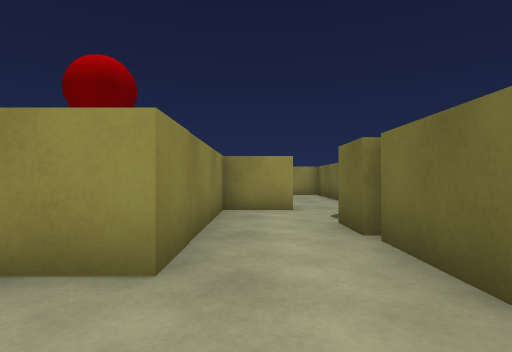
[1] (above)

24 first-person views from a walk through a 3-D level made in the Unity game engine. The camera is 0.64 m above the floor, looks level and sees 80° across. The floor is counted in squares, 1 m on a side. Each view is taken from the middle of a square. On the plan, view 1 faces up. The plan holds only what a view shows up to about 9 squares ahead; the rest is blank.

[2]
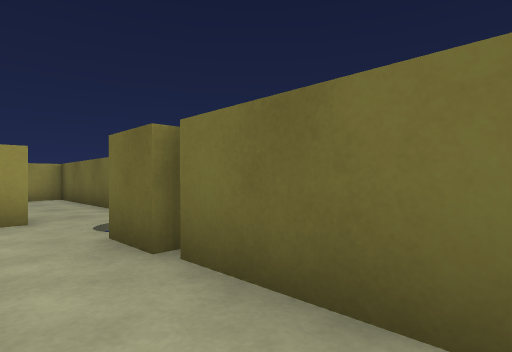

[3]
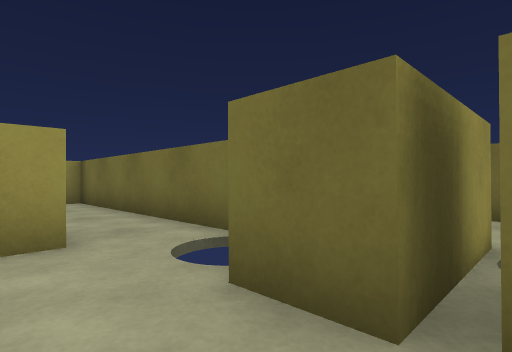

[4]
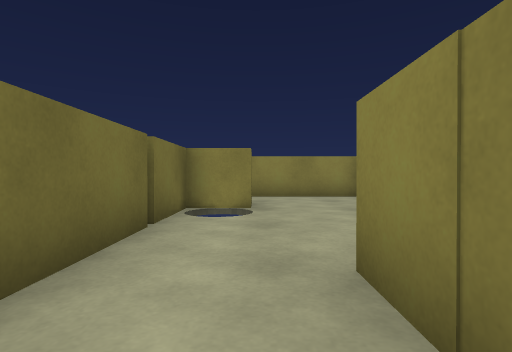

[5]
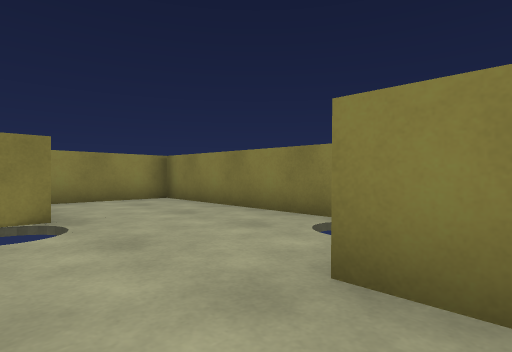

[6]
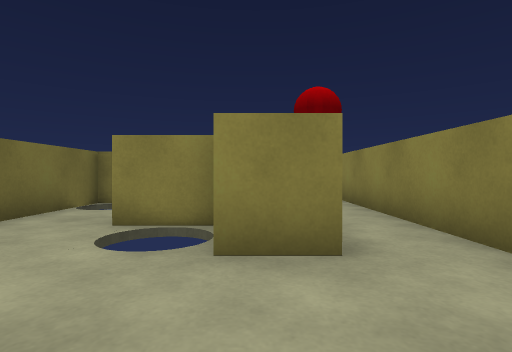

[7]
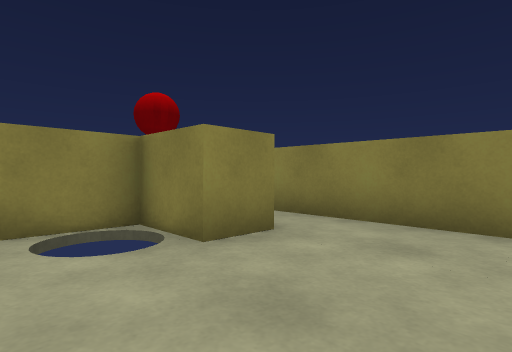

[8]
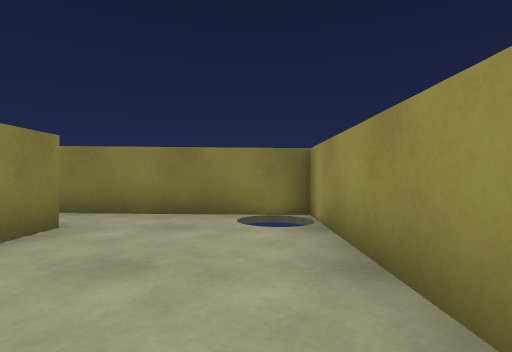

[9]
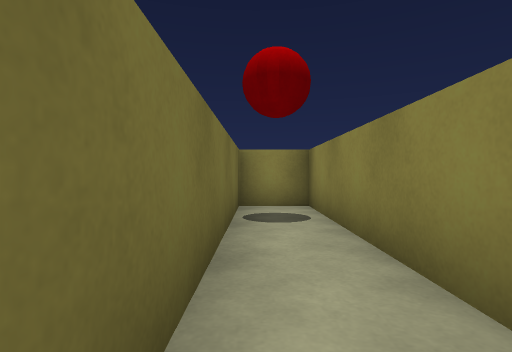

[10]
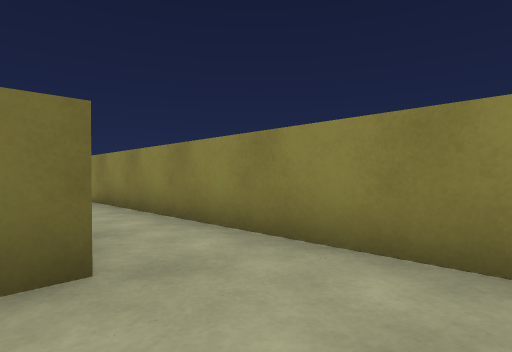

[11]
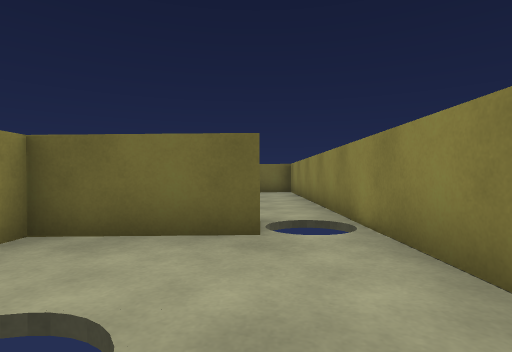

[12]
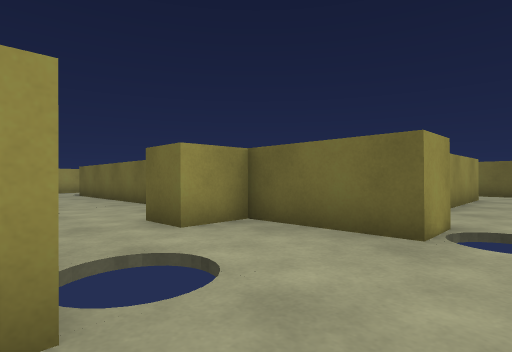

[13]
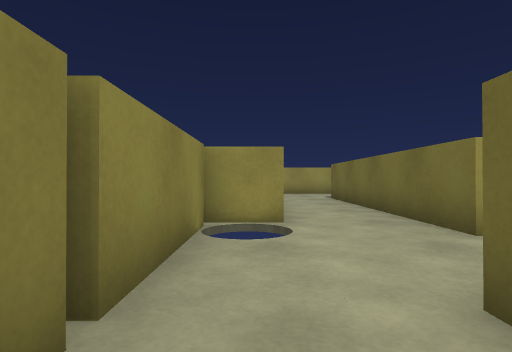

[14]
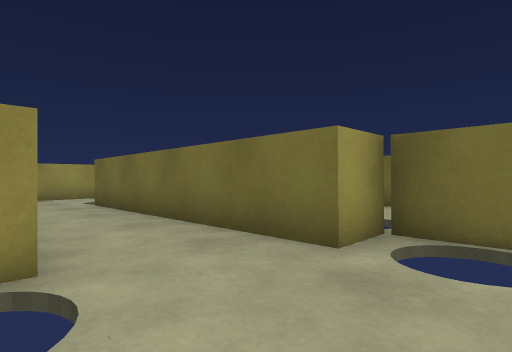

[15]
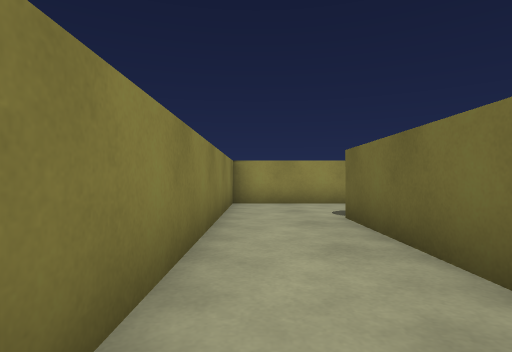

[16]
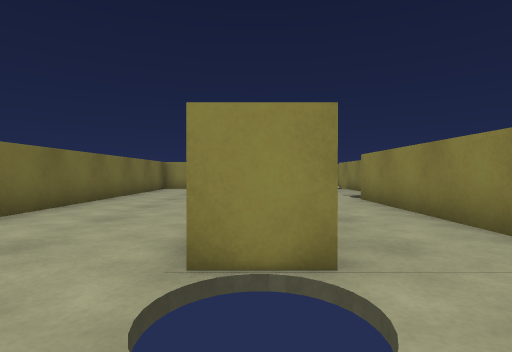

[17]
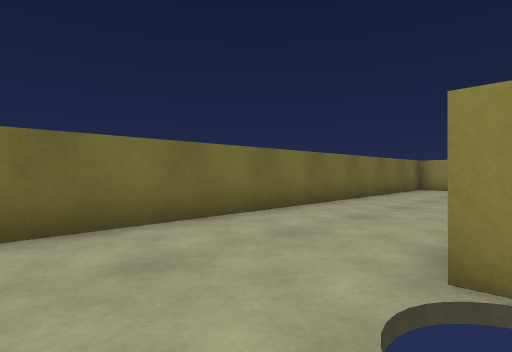

[18]
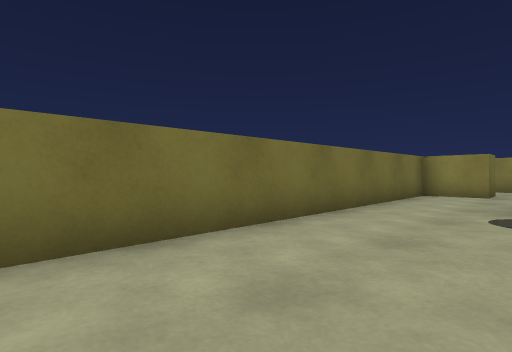

[19]
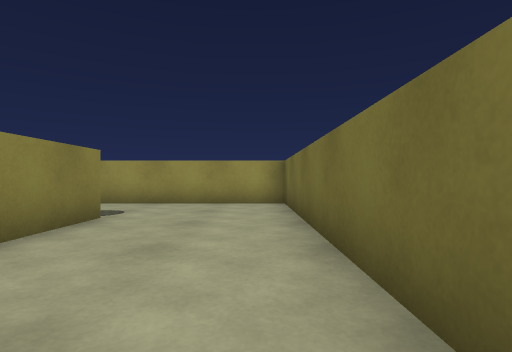

[20]
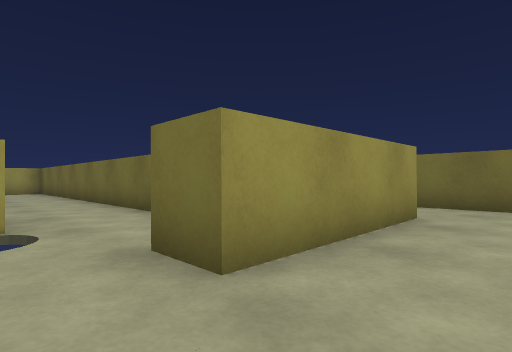

[21]
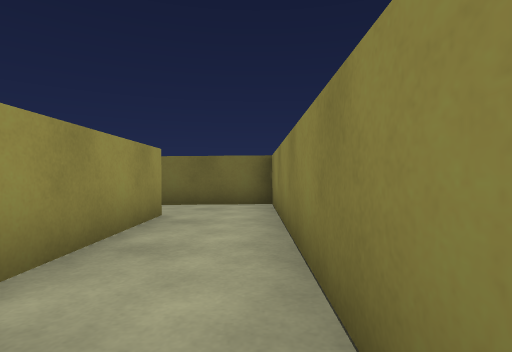

[22]
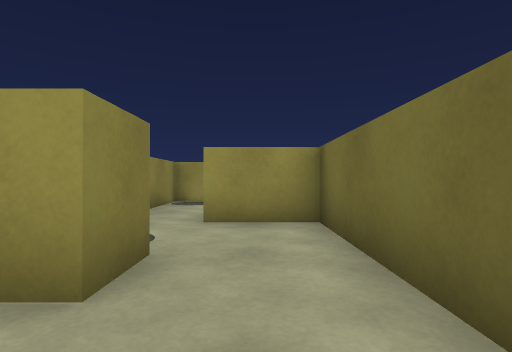

[23]
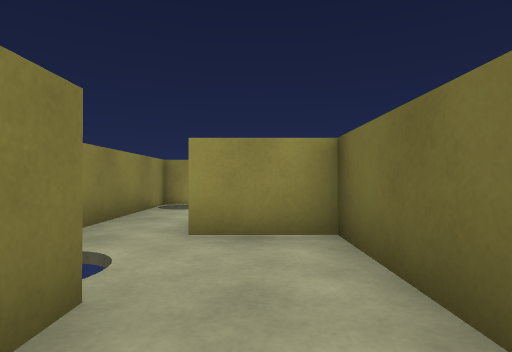

[24]
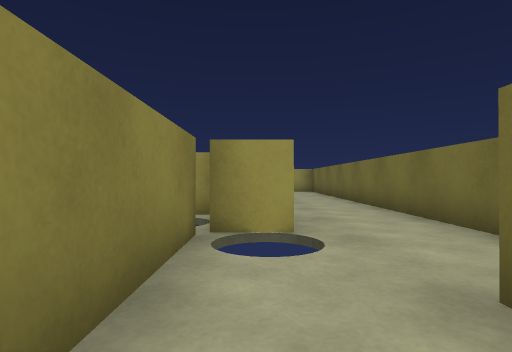

### Floor plan
Ten units are one square. View 1 is at (0, 0); x grows to the right and y downward. Boxes are objects, and circles mark ways between rooms. Rooms are numbered by the first view taken in them; rooms with no view inside come last. Other rooms are left out.
<svg viewBox="-35 -124 179 173">
<path fill="none" stroke="#000" d="M9 -63 -7 -63 -7 -20 -18 -20M13 -34 13 -45M20 -44 24 -44 24 -119 -30 -119 -30 -30 -17 -30 -17 -86 -7 -86 -7 -73 9 -73M13 -4 13 -32M-30 -6 -30 24M1 28 1 16 13 16 13 -2M23 -31 23 -4M23 -2 23 2M55 -24 55 -90M65 -12 65 -24M55 30 55 5 41 5 41 -5M-30 24 -30 44 59 44M56 -119 34 -119 34 -34 13 -34M75 -5 63 -5 63 22M121 14 121 24 83 24 83 14 97 14 97 -119 56 -119M63 -90 63 -70M59 44 139 44 139 5M139 5 139 -5 121 -5M116 -45 107 -45 107 -9"/>
<circle cx="-15" cy="15" r="3" fill="#2a7"/>
<circle cx="60" cy="-110" r="3" fill="#2a7"/>
<circle cx="60" cy="-90" r="3" fill="#2a7"/>
<circle cx="130" cy="15" r="3" fill="#2a7"/>
<text x="0" y="-50">1</text>
<text x="30" y="-20">2</text>
<text x="90" y="-30">3</text>
<text x="120" y="-10">4</text>
</svg>
Room 1 opens to room 2. Room 2 opens to room 3. Room 3 opens to room 4.

Where each view was taken, in squares from view 1:
view 1: 0 up, 0 right, facing up
view 2: 1 up, 0 right, facing up-right
view 3: 3 up, 0 right, facing up-right
view 4: 4 up, 0 right, facing down
view 5: 3 up, 1 right, facing down-left
view 6: 11 up, 1 left, facing down
view 7: 11 up, 1 right, facing down-left
view 8: 11 up, 2 right, facing left
view 9: 9 up, 2 left, facing down
view 10: 2 down, 2 left, facing down-right
view 11: 3 down, 2 right, facing right
view 12: 4 down, 2 right, facing up-right
view 13: 1 down, 3 right, facing up
view 14: 1 up, 3 right, facing up-right
view 15: 4 up, 4 right, facing up
view 16: 11 up, 6 right, facing down
view 17: 11 up, 6 right, facing down-right
view 18: 8 up, 7 right, facing down-right
view 19: 4 up, 9 right, facing up
view 20: 4 down, 7 right, facing up-right
view 21: 4 down, 7 right, facing right
view 22: 4 down, 13 right, facing up
view 23: 3 down, 13 right, facing up
view 24: 3 down, 7 right, facing up
